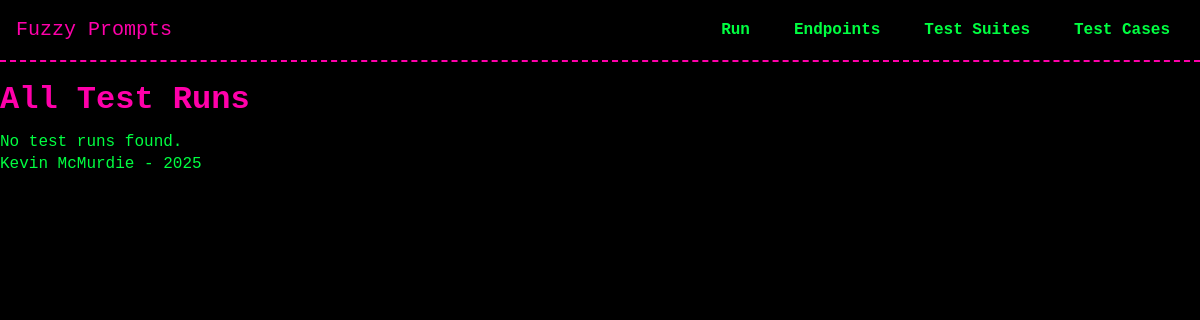
Before: /test_runs/ with the older database file.
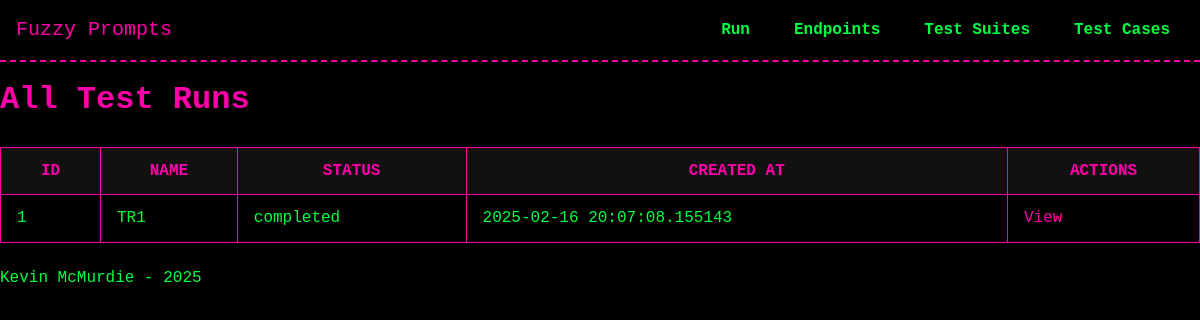
After: the same page with the newer database file.
### models/model_TestRun.py (models this page shows, shortened)
class TestRun(db.Model):
    __tablename__ = 'test_runs'
    id = db.Column(db.Integer, primary_key=True)
    name = db.Column(db.String(255), nullable=False)
    created_at = db.Column(db.DateTime, default=datetime.now)
    finished_at = db.Column(db.DateTime, nullable=True)
    status = db.Column(db.String(50), default="pending")
    current_sequence = db.Column(db.Integer, default=0)
    endpoint_id = db.Column(
        db.Integer,
        db.ForeignKey("endpoints.id", ondelete="SET NULL"),
        nullable=True
    )
    endpoint = db.relationship("Endpoint", back_populates="test_runs", passive_deletes=True)
    test_suites = db.relationship('TestSuite', secondary=test_run_suites, back_populates='test_runs')
    executions = db.relationship('TestExecution', back_populates='test_run',
                               order_by='TestExecution.sequence',
                               cascade='all, delete-orphan')

### routes/test_runs.py (the view)
@test_runs_bp.route('/', methods=['GET'])
def list_test_runs():
    page = request.args.get('page', 1, type=int)
    pagination = TestRun.query.order_by(TestRun.id.desc()).paginate(page=page, per_page=10, error_out=False)
    runs = pagination.items
    return render_template('test_runs/list_test_runs.html', test_runs=runs, pagination=pagination)

### templates/test_runs/list_test_runs.html (shortened to what this page needs)
{% extends "base.html" %}
{% block head %}
  <link rel="stylesheet" href="{{ url_for('static', filename='css/tables.css') }}">
{% endblock %}
{% block content %}
<h1>All Test Runs</h1>
{% if test_runs %}
  <table>
    <thead>
      <tr>
        <th>ID</th>
        <th>Name</th>
        <th>Status</th>
        <th>Created At</th>
        <th>Actions</th>
      </tr>
    </thead>
    <tbody>
      {% for run in test_runs %}
        <tr>
          <td>{{ run.id }}</td>
          <td>{{ run.name or 'N/A' }}</td>
          <td>{{ run.status or 'pending' }}</td>
          <td>{{ run.created_at or 'N/A' }}</td>
          <td>
            <a href="{{ url_for('test_runs_bp.view_test_run', run_id=run.id) }}">View</a>
          </td>
        </tr>
      {% endfor %}
    </tbody>
  </table>
{% else %}
  <p>No test runs found.</p>
{% endif %}
{% endblock %}

### templates/base.html (shortened to what this page needs)
<!DOCTYPE html>
<html lang="en">
<head>
  <link rel="stylesheet" href="{{ url_for('static', filename='css/theme.css') }}">
  <link rel="stylesheet" href="{{ url_for('static', filename='css/navbar.css') }}">
  {% block head %}{% endblock %}
</head>
<body>
  <header>
    <nav class="navbar">
      <div class="nav-brand">
        <a href="{{ url_for('core_bp.index') }}">Fuzzy Prompts</a>
      </div>
      <ul class="nav-links">
        <li class="dropdown">
          <a href="#">Run</a>
        </li>
        <li class="dropdown">
          <a href="#">Endpoints</a>
        </li>
        <li class="dropdown">
          <a href="#">Test Suites</a>
        </li>
        <li class="dropdown">
          <a href="#">Test Cases</a>
        </li>
      </ul>
    </nav>
  </header>
  <main>
    {% block content %}{% endblock %}
  </main>
  <footer>
    <p>Kevin McMurdie - 2025</p>
  </footer>
</body>
</html>

### static/css/theme.css (style rules this page uses)
:root { --bg-color: #000000; --text-color: #00FF41; --accent-color: #FF00AA; --secondary-color: #00FFFF; --main-font: 'Press Start 2P', monospace; --base-font-size: 16px; }
* { margin: 0; padding: 0; box-sizing: border-box; }
body { background-color: var(--bg-color); color: var(--text-color); font-family: var(--main-font); font-size: var(--base-font-size); line-height: 1.4; }
a { color: var(--accent-color); text-decoration: none; }
h1, h2, h3, h4, h5, h6 { color: var(--accent-color); margin: 1rem 0 0.5rem; }

### static/css/navbar.css (style rules this page uses)
.navbar { display: flex; align-items: center; justify-content: space-between; background-color: var(--bg-color); border-bottom: 2px dashed var(--accent-color); padding: 1rem; }
.nav-brand a { color: var(--accent-color); text-decoration: none; font-size: 1.25rem; }
.nav-links { list-style: none; display: flex; gap: 1rem; }
.nav-links a { color: var(--text-color); font-weight: 600; padding: 0.5rem 0.75rem; border: 2px solid transparent; transition: border-color 0.2s; }
.nav-links li.dropdown { position: relative; }

### static/css/tables.css (style rules this page uses)
table { width: 100%; border-collapse: collapse; margin: 1.5rem 0; }
th, td { padding: 0.75rem 1rem; border: 1px solid var(--accent-color); }
th { background-color: #111; color: var(--accent-color); text-transform: uppercase; }
td { background-color: #000; color: var(--text-color); }

Changed rows visible on the page:
added TestRun: id "1", name "TR1", status "completed", created_at "2025-02-16 20:07:08.155143"
Other visible differences:
text no longer shown: "No test runs found."
text now shown: "ID NAME STATUS CREATED AT ACTIONS"
